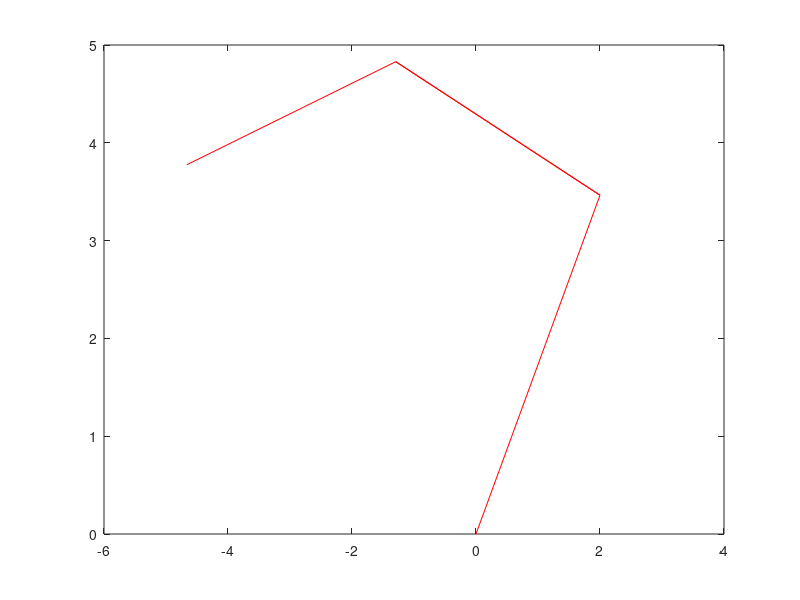

MATLAB code for this plot:
% constants
l1 = 4; % Length of first link
l2 = 5; % Length of second link
l3 = 6; % Length of third link

% state variables
theta1 = pi/3; % Angle in radians between ground and l1
theta2 = pi/4; % Angle in radians between l1 and l2
theta3 = pi/5; % Angle in radians between l2 and l3

%=========================================================

% Kinematic equations
% First Link
x1 = l1*cos(theta1);
y1 = l1*sin(theta1);
z1 = 0;

% Second Link
x2 = l2*cos(theta1 + theta2);
y2 = l2*sin(theta1 + theta2);
z2 = 0;

% Third Link
x3 = l3*cos(theta1 + theta2 + theta3);
y3 = l3*sin(theta1 + theta2 + theta3);
z3 = 0;

% Single fingertip
x = x1 + x2 + x3;
y = y1 + y2 + y3;
z = z1 + z2 + z3;
L_x = [0, x1, x2; x1, x2, x3]';
L_y = [0, y1, y2; y1, y2, y3]';
L_z = [0, z1, z2; z1, z2, z3]';
%=========================================================
% drawing single whole finger
% For 3d: plot3(L_x, L_y, L_z, 'red')
plot(L_x,L_y, 'red')

